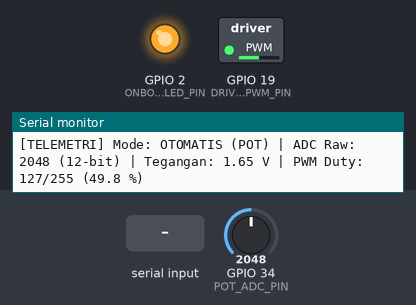
A program run on a simulated ESP32. On the bench: switched loads named in the program (green lamp = pin HIGH), output pins drawn as LEDs (lit = HIGH), the last lines printed to the serial monitor. The test bench sets the inputs (shaded band); at power-on: GPIO 34 (POT_ADC_PIN) = 2048 (analog values on the 0–4095 scale).

Above: at 2.2 s.
2.3 s: "m90\n" received over Serial
At 2.6 s:
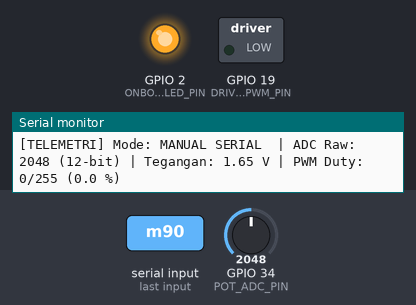
3.8 s: "200\n" received over Serial
5.3 s: "f90\n" received over Serial
6.8 s: "90,45\n" received over Serial
At 8.0 s:
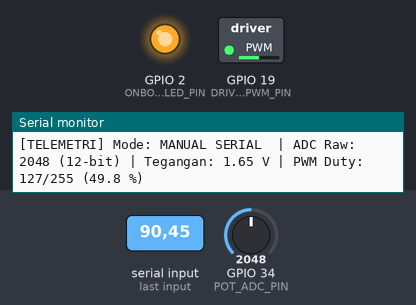
8.3 s: "90\n" received over Serial
At 8.8 s:
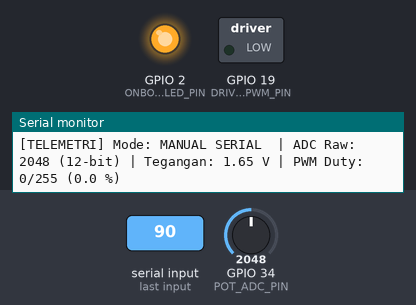
Timing chart, 0 to 10.8 s (numbered marks = the images above; inputs shaded):
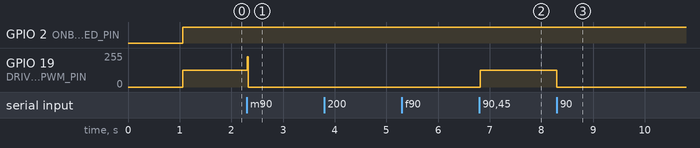

The program:

main.cpp
```cpp
/**
 * ============================================================================
 * MODUL PRAKTIKUM SISTEM TERTANAM - MINGGU 3
 * Topik: Interfacing Beban Daya (Transistor Driver) & Periferal Analog (ADC1 & PWM)
 * ============================================================================
 * Mahasiswa: [Nama Lengkap Anda]
 * NIM      : [Nomor Induk Mahasiswa]
 * Kelas    : S1 Teknik Elektro
 * ============================================================================
 */

#include <Arduino.h>

// ============================================================================
// KONFIGURASI PIN PERANGKAT KERAS (HARDWARE PIN MAPPING)
// ============================================================================
// Aturan Emas ESP32: HANYA gunakan ADC1 (GPIO 32 - 39) untuk pembacaan analog!
// GPIO 34 adalah pin input-only pada ADC1 yang sangat stabil dan aman dari Wi-Fi.
#define POT_ADC_PIN         34   // Input sinyal analog potensiometer (ADC1_CH6)
#define DRIVER_PWM_PIN      19   // Output sinyal PWM ke Basis Transistor 2N2222
#define ONBOARD_LED_PIN      2   // LED indikator onboard standar ESP32 DevKit

// ============================================================================
// KONFIGURASI HARDWARE PWM (LEDC CONTROLLER)
// ============================================================================
#define PWM_CHANNEL          0   // Saluran timer LEDC (0 - 15)
#define PWM_FREQ          5000   // Frekuensi PWM: 5 kHz (ideal untuk motor DC / LED)
#define PWM_RESOLUTION       8   // Resolusi 8-bit: rentang nilai duty cycle 0 - 255
#define MAX_DUTY_CYCLE     255   // Nilai maksimum untuk resolusi 8-bit (2^8 - 1)

// ============================================================================
// VARIABEL SISTEM & TELEMETRI
// ============================================================================
uint32_t last_telemetry_time = 0;
const uint32_t TELEMETRY_INTERVAL_MS = 250; // Periode update serial: 4 kali per detik

bool auto_mode = true;           // True = kendali dari Potensiometer, False = manual Serial
uint16_t current_adc_raw = 0;    // Nilai mentah ADC 12-bit (0 - 4095)
float current_voltage = 0.0;     // Estimasi tegangan analog (0.0 - 3.3 Volt)
uint8_t current_duty = 0;        // Duty cycle PWM saat ini (0 - 255)

// ============================================================================
// FUNGSI LEVEL 1: FILTER MULTISAMPLING ADC1
// ============================================================================
/**
 * @brief Membaca nilai ADC dengan teknik multisampling (rata-rata 16 sampel).
 * Teknik ini sangat ampuh meredam derau tegangan (noise) dan fluktuasi sinyal analog.
 *
 * @param pin Nomor GPIO pin ADC1 yang dibaca
 * @param samples Jumlah sampel rata-rata (default 16)
 * @return uint16_t Nilai rata-rata ADC (rentang 0 - 4095)
 */
uint16_t read_adc_multisampling(uint8_t pin, uint8_t samples = 16) {
    uint32_t sum = 0;
    for (uint8_t i = 0; i < samples; i++) {
        sum += analogRead(pin);
        delayMicroseconds(50); // Jeda singkat agar konverter ADC internal stabil
    }
    return (uint16_t)(sum / samples);
}

// ============================================================================
// FUNGSI LEVEL 2: PENULISAN HARDWARE PWM (LEDC)
// ============================================================================
/**
 * @brief Mengatur nilai duty cycle PWM ke pin penggerak transistor.
 * Dibuat kompatibel untuk ESP32 Arduino Core versi 2.x maupun versi 3.x.
 *
 * @param duty Nilai duty cycle (0 s.d. 255)
 */
void write_pwm_duty(uint8_t duty) {
#if defined(ESP_ARDUINO_VERSION_MAJOR) && ESP_ARDUINO_VERSION_MAJOR >= 3
    ledcWrite(DRIVER_PWM_PIN, duty);
#else
    ledcWrite(PWM_CHANNEL, duty);
#endif
    current_duty = duty;
}

// ============================================================================
// FUNGSI BANTUAN UI SERIAL MONITOR
// ============================================================================
void print_banner() {
    Serial.println("\n========================================================");
    Serial.println("  PRAKTIKUM SISTEM TERTANAM - MINGGU 03                 ");
    Serial.println("  Transistor Driver, ADC1 Precision, & Hardware PWM     ");
    Serial.println("========================================================");
    Serial.println("Panduan Pengujian & Perintah Serial:");
    Serial.println(" [m] -> Ganti mode (Auto Potensiometer / Manual Serial)");
    Serial.println(" [0] - [9] -> Set duty cycle manual (0% s.d. 90%)");
    Serial.println(" [f] -> Set duty cycle maksimum penuh (100% / Full Power)");
    Serial.println(" [s] -> Tampilkan status telemetri saat ini");
    Serial.println(" [h] -> Cetak ulang menu bantuan ini");
    Serial.println("========================================================\n");
}

void print_telemetry() {
    float duty_percent = ((float)current_duty / MAX_DUTY_CYCLE) * 100.0;

    Serial.print("[TELEMETRI] Mode: ");
    Serial.print(auto_mode ? "OTOMATIS (POT) | " : "MANUAL SERIAL  | ");
    Serial.print("ADC Raw: ");
    Serial.print(current_adc_raw);
    Serial.print(" (12-bit) | Tegangan: ");
    Serial.print(current_voltage, 2);
    Serial.print(" V | PWM Duty: ");
    Serial.print(current_duty);
    Serial.print("/255 (");
    Serial.print(duty_percent, 1);
    Serial.println(" %)");
}

// ============================================================================
// INISIALISASI SISTEM (SETUP)
// ============================================================================
void setup() {
    Serial.begin(115200);
    delay(1000); // Waktu stabilisasi komunikasi serial

    print_banner();

    // 1. Konfigurasi Pin Indikator
    pinMode(ONBOARD_LED_PIN, OUTPUT);
    digitalWrite(ONBOARD_LED_PIN, LOW);

    // 2. Konfigurasi ADC1 ESP32
    // Resolusi 12-bit (nilai 0 - 4095)
    analogReadResolution(12);
    // Atenuasi 11 dB agar mampu membaca tegangan penuh hingga ~3.3 Volt
    analogSetAttenuation(ADC_11db);
    pinMode(POT_ADC_PIN, INPUT);

    // 3. Konfigurasi Hardware PWM (LEDC)
#if defined(ESP_ARDUINO_VERSION_MAJOR) && ESP_ARDUINO_VERSION_MAJOR >= 3
    // Sintaks ESP32 Arduino Core v3.x
    ledcAttach(DRIVER_PWM_PIN, PWM_FREQ, PWM_RESOLUTION);
#else
    // Sintaks ESP32 Arduino Core v2.x
    ledcSetup(PWM_CHANNEL, PWM_FREQ, PWM_RESOLUTION);
    ledcAttachPin(DRIVER_PWM_PIN, PWM_CHANNEL);
#endif

    // Mulai dengan kondisi motor/beban mati (duty cycle = 0)
    write_pwm_duty(0);

    Serial.println("[SETUP OK]: ADC1 aktif pada GPIO 34 (12-bit, Atten 11dB).");
    Serial.println("[SETUP OK]: Hardware PWM LEDC aktif pada GPIO 19 (5 kHz, 8-bit).");
    Serial.println("[SISTEM AKTIF]: Memulai pembacaan analog...\n");
}

// ============================================================================
// LOOP UTAMA (NON-BLOCKING REAL-TIME CONTROL)
// ============================================================================
void loop() {
    // ------------------------------------------------------------------------
    // TAHAP 1: PEMBACAAN SENSOR ANALOG & PENGENDALIAN OTOMATIS
    // ------------------------------------------------------------------------
    if (auto_mode) {
        // Baca nilai ADC potensiometer dengan filter rata-rata 16 sampel
        current_adc_raw = read_adc_multisampling(POT_ADC_PIN, 16);

        // Konversi nilai ADC 12-bit ke estimasi tegangan fisik (0.0V - 3.3V)
        current_voltage = (current_adc_raw / 4095.0) * 3.3;

        // Pemetaan nilai ADC 12-bit (0-4095) ke duty cycle PWM 8-bit (0-255)
        uint8_t target_duty = map(current_adc_raw, 0, 4095, 0, 255);

        // Terapkan sinyal PWM ke basis transistor
        write_pwm_duty(target_duty);

        // Indikator visual: nyalakan LED onboard jika duty cycle > 10%
        digitalWrite(ONBOARD_LED_PIN, target_duty > 25 ? HIGH : LOW);
    }

    // ------------------------------------------------------------------------
    // TAHAP 2: PENGIRIMAN LOG TELEMETRI PERIODIK (NON-BLOCKING)
    // ------------------------------------------------------------------------
    uint32_t current_time = millis();
    if (current_time - last_telemetry_time >= TELEMETRY_INTERVAL_MS) {
        last_telemetry_time = current_time;
        print_telemetry();
    }

    // ------------------------------------------------------------------------
    // TAHAP 3: MENERIMA PERINTAH INTERAKTIF DARI SERIAL MONITOR
    // ------------------------------------------------------------------------
    if (Serial.available() > 0) {
        char cmd = Serial.read();

        // Mengabaikan karakter baris baru (\r atau \n)
        if (cmd == '\r' || cmd == '\n') return;

        if (cmd == 'm' || cmd == 'M') {
            auto_mode = !auto_mode;
            Serial.print("\n>>> [MODE SWITCH]: Beralih ke Mode ");
            Serial.println(auto_mode ? "OTOMATIS (Potensiometer)" : "MANUAL (Serial Control)");
            if (!auto_mode) {
                Serial.println(">>> Ketik angka '0' s.d. '9' atau 'f' untuk mengatur kecepatan motor!");
            }
        }
        else if (!auto_mode && cmd >= '0' && cmd <= '9') {
            // Ubah karakter '0' - '9' menjadi persentase 0% - 90%
            uint8_t level = cmd - '0';
            uint8_t duty = (level * 255) / 10;
            write_pwm_duty(duty);
            Serial.print(">>> [MANUAL SET]: Duty Cycle disetel ke ");
            Serial.print(level * 10);
            Serial.print("% (Nilai Register PWM: ");
            Serial.print(duty);
            Serial.println(")");
        }
        else if (!auto_mode && (cmd == 'f' || cmd == 'F')) {
            write_pwm_duty(255);
            Serial.println(">>> [MANUAL SET]: FULL POWER! Duty Cycle 100% (255/255)");
        }
        else if (cmd == 's' || cmd == 'S') {
            Serial.println("\n--- Status Sistem Saat Ini ---");
            print_telemetry();
        }
        else if (cmd == 'h' || cmd == 'H') {
            print_banner();
        }
    }
}
```

Measured:
- after the input at 2.3 s, GPIO 19 (DRIVER_PWM_PIN): 127/255 → 0/255 at once
- after the input at 6.8 s, GPIO 19 (DRIVER_PWM_PIN): 0/255 → 127/255 at once
- after the input at 8.3 s, GPIO 19 (DRIVER_PWM_PIN): 127/255 → 0/255 at once
